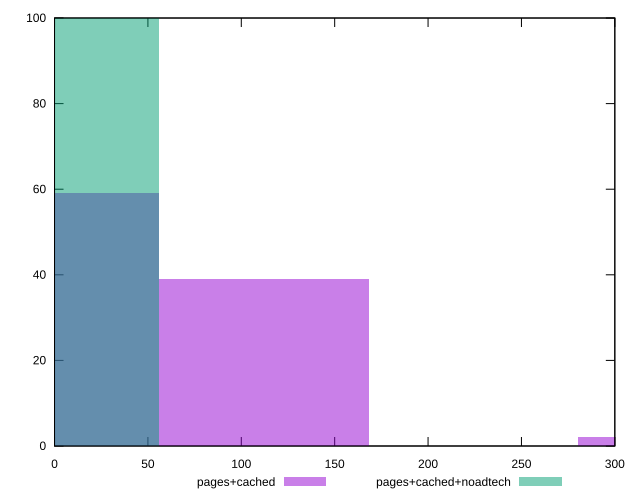

Here is the gnuplot script that generated this plot:
reset

$pagesCached <<EOF
112.21707252061286 39
0 59
336.65121756183856 2
EOF

$pagesCachedNoadtech <<EOF
0 100
EOF

set key outside below
set boxwidth 112.21707252061286
set xrange [0:300]
set yrange [0:100]
set trange [0:100]
set style fill transparent solid 0.5 noborder
set terminal svg size 640, 500 enhanced background rgb 'white'
set output "report_00009_2021-02-08T22-37-41.559Z/unminified-javascript/comparison/histogram/1_vs_2.svg"

plot $pagesCached title "pages+cached" with boxes, \
     $pagesCachedNoadtech title "pages+cached+noadtech" with boxes

reset
